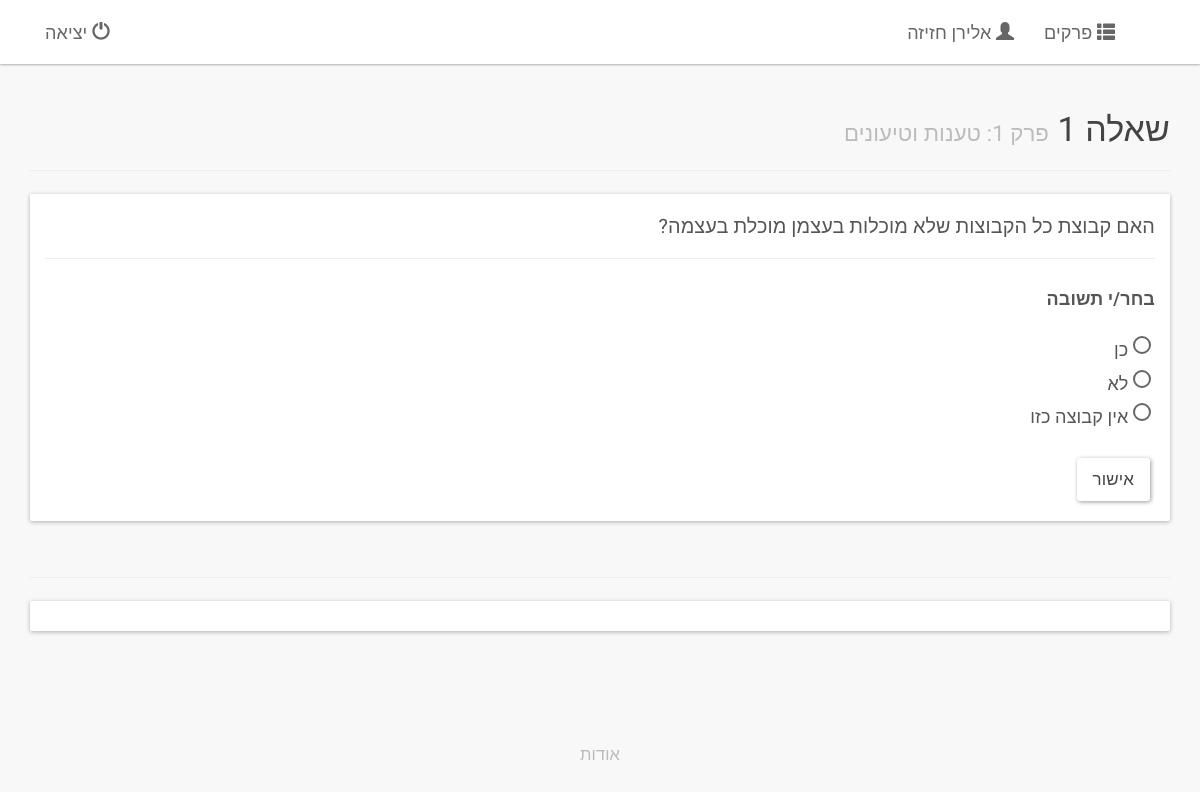
The app's page /frege/1/1/ (signed in) with its own data.
### logic/models.py (models this page shows, shortened)
class Chapter(models.Model):
    number = models.PositiveIntegerField(verbose_name='מספר', unique=True)
    title = models.CharField(verbose_name='כותרת', max_length=30)
    def num_questions(self):
        return Question._count(chapter__number=self.number)
    num_questions.short_description = 'מספר שאלות'
    def questions(self):
        return Question._filter(chapter__number=self.number)
    class Meta:
        verbose_name = 'פרק'
        verbose_name_plural = 'פרקים'
        ordering = ['number']

class TextualQuestion(Question):
    text = models.TextField(verbose_name='טקסט')
    class Meta(Question.Meta):
        abstract = True

class ChoiceQuestion(TextualQuestion):
    class Meta(TextualQuestion.Meta):
        verbose_name = 'שאלת בחירה'
        verbose_name_plural = 'שאלות בחירה'

class Choice(models.Model):
    text = models.CharField(verbose_name='טקסט', max_length=200)
    question = models.ForeignKey(ChoiceQuestion, verbose_name='שאלה', on_delete=models.CASCADE)
    is_correct = models.BooleanField(verbose_name='תשובת נכונה?', default=False)
    @property
    def short_text(self):
        return shorten_text(self.text)
    def __unicode__(self):
        return self.short_text
    class Meta:
        verbose_name = 'בחירה'
        verbose_name_plural = 'בחירות'

### logic/views.py (the view, shortened to what this page needs)
# urls.py: url(r'^(?P<chnum>[0-9]+)/(?P<qnum>[0-9]+)/$', views.QuestionView.as_view(), name='question'),
class QuestionView(LoginRequiredMixin, generic.DetailView):
    template_name = 'logic/chapter.html'
    context_object_name = 'question'
    def __init__(self, *args, **kwargs):
        super(QuestionView, self).__init__(*args, **kwargs)
        self.context_handlers = {
            ChoiceQuestion: self._handle_choice_context,
            FormulationQuestion: self._handle_formulation_context,
            TruthTableQuestion: self._handle_truth_table_context,
            DeductionQuestion: self._handle_deduction_context,
        }
        self.post_handlers = {
            ChoiceQuestion: self._handle_choice_post,
            FormulationQuestion: self._handle_formulation_post,
            TruthTableQuestion: self._handle_truth_table_post,
            DeductionQuestion: self._handle_deduction_post,
        }
    def get_object(self):
        return get_question_or_404(chapter__number=self.kwargs['chnum'], number=self.kwargs['qnum'])
    def get_context_data(self, **kwargs):
        context = super(QuestionView, self).get_context_data(**kwargs)
        question = self.object
        context['chapter'] = question.chapter
        context['chap_questions'] = chapter_questions_user_data(question.chapter, self.request.user)
        submission = ChapterSubmission.objects.filter(chapter=question.chapter).first()
        if submission:
            context['complete'] = submission.is_complete()
            context['remaining'] = submission.max_attempts - submission.attempt
        answer = None
        user_answer = UserAnswer.objects.filter(
            user=self.request.user,
            chapter=question.chapter,
            question_number=question.number,
            is_followup = self._is_followup(),
        ).first()
        if user_answer:
            answer = user_answer.answer
        context.update(
            self.context_handlers[type(question)](question, answer)
        )
        return context
    def _is_followup(self):
        return self.__class__ == FollowupQuestionView
    def _handle_choice_context(self, question, answer):
        self.template_name = 'logic/choice.html'
        return {'answer':int(answer)} if answer else {}

### logic/models.py (called while the page is built)
def shorten_text(text, size=50):
    return text if len(text) <= size else '%s...' % text[:size-3]

def _concrete_sub_classes(cls):
    subs = []
    for sub in cls.__subclasses__():
        if sub._meta.abstract:
            subs.extend(_concrete_sub_classes(sub))
        else:
            subs.append(sub)
    return subs

    @classmethod
    def _filter(cls, **kwargs):
        return cls._sub_func('filter', **kwargs)

    @classmethod
    def _get(cls, **kwargs):
        result = cls._filter(**kwargs)
        if not result:
            return None
        assert len(result) == 1
        return result[0]

    @classmethod
    def _count(cls, **kwargs):
        return len(cls._filter(**kwargs))

    @classmethod
    def _sub_func(cls, func_name, **kwargs):
        concretes = _concrete_sub_classes(cls)
        all_obj = []
        for c in concretes:
            all_obj.extend(getattr(c.objects, func_name)(**kwargs))
        return all_obj

    def is_complete(self):
        return self.chapter.num_questions() == len(UserAnswer.objects.filter(chapter=self.chapter))

    @property
    def max_attempts(self):
        return 3

### logic/views.py (called while the page is built)
def get_question_or_404(**kwargs):
    question = Question._get(**kwargs)
    if not question:
        raise Http404('Question does not exist: %s' % kwargs)
    return question

def chapter_questions_user_data(chapter, user):
    user_answers = {ans.question_number : ans.correct \
                    for ans in UserAnswer.objects.filter(user=user, chapter=chapter)}
    return {q.number : user_answers.get(q.number) for q in chapter.questions()}

### logic/templates/logic/choice.html (shortened to what this page needs)
{% extends "logic/question_base.html" %}
{% block question_text %}{{ question.text }}{% endblock %}
{% block question_instruction %}בחר/י תשובה{% endblock %}
{% block question_content %}
<div>
  <form id=choices>
  {% for choice in question.choice_set.all %}
    <input name="choice" value="{{ choice.id }}" type="radio" {% if answer and choice.id == answer %}checked{% endif %}> {{ choice }}<br>
  {% endfor %}
  </form>
</div>
{% endblock question_content %}

### logic/templates/logic/chapter_base.html (shortened to what this page needs)
{% extends "logic/base.html" %}
{% block content %}
  <div class="container">
    <div id="topic" class="page-header noselect">
    <h3>{% block topic_header %}{% endblock %} <small>פרק {{ chapter.number }}: {{ chapter.title }}</small></h3>
    </div>
  {% block chapter_content %}
  {% endblock %}
  </div>
{% endblock content %}

### logic/templates/logic/base.html (shortened to what this page needs)
{% extends "logic/basic_base.html" %}
{% block body_content %}
    <nav class="navbar navbar-default navbar-fixed-top noselect" style="background-color: rgba(255,255,255,0.9);">
      <div class="container">
        <div id="navbar" class="navbar-collapse collapse">
          <ul class="nav navbar-nav pull-right">
            <li><a href="{% url 'logic:user'%}"><span class="glyphicon glyphicon-user"></span> {% firstof user.get_full_name user.get_username %}</a></li>
            <li><a href="{% url 'logic:index'%}"><span class="glyphicon glyphicon-th-list"></span> פרקים</a></li>
          </ul>
          <ul class="nav navbar-nav pull-left">
            <li><a href="{% url 'logout'%}"><span class="glyphicon glyphicon-off"></span> יציאה</a></li>
          </ul>
        </div>
      </div>
    </nav>
{% block content %}
{% endblock content %}
{% endblock body_content %}

### logic/static/logic/css/mycss.css (style rules this page uses)
body { background-color: #F8F8F8; padding-top: 65px; direction: rtl; font-family: 'Alef', sans-serif; font-size: large; color: rgb(85,85,85) !important; }
.noselect { -webkit-touch-callout: none; -webkit-user-select: none; -khtml-user-select: none; -moz-user-select: none; -ms-user-select: none; user-select: none; cursor: default; }
html { position: relative; min-height: 100%; }
body { margin-bottom: 60px; }

### records on screen
Chapter: number "1", title "טענות וטיעונים"
ChoiceQuestion: text "האם קבוצת כל הקבוצות שלא מוכלות בעצמן מוכלת בעצמה?"
Choice: text "כן"
Choice: text "לא"
Choice: text "אין קבוצה כזו"
